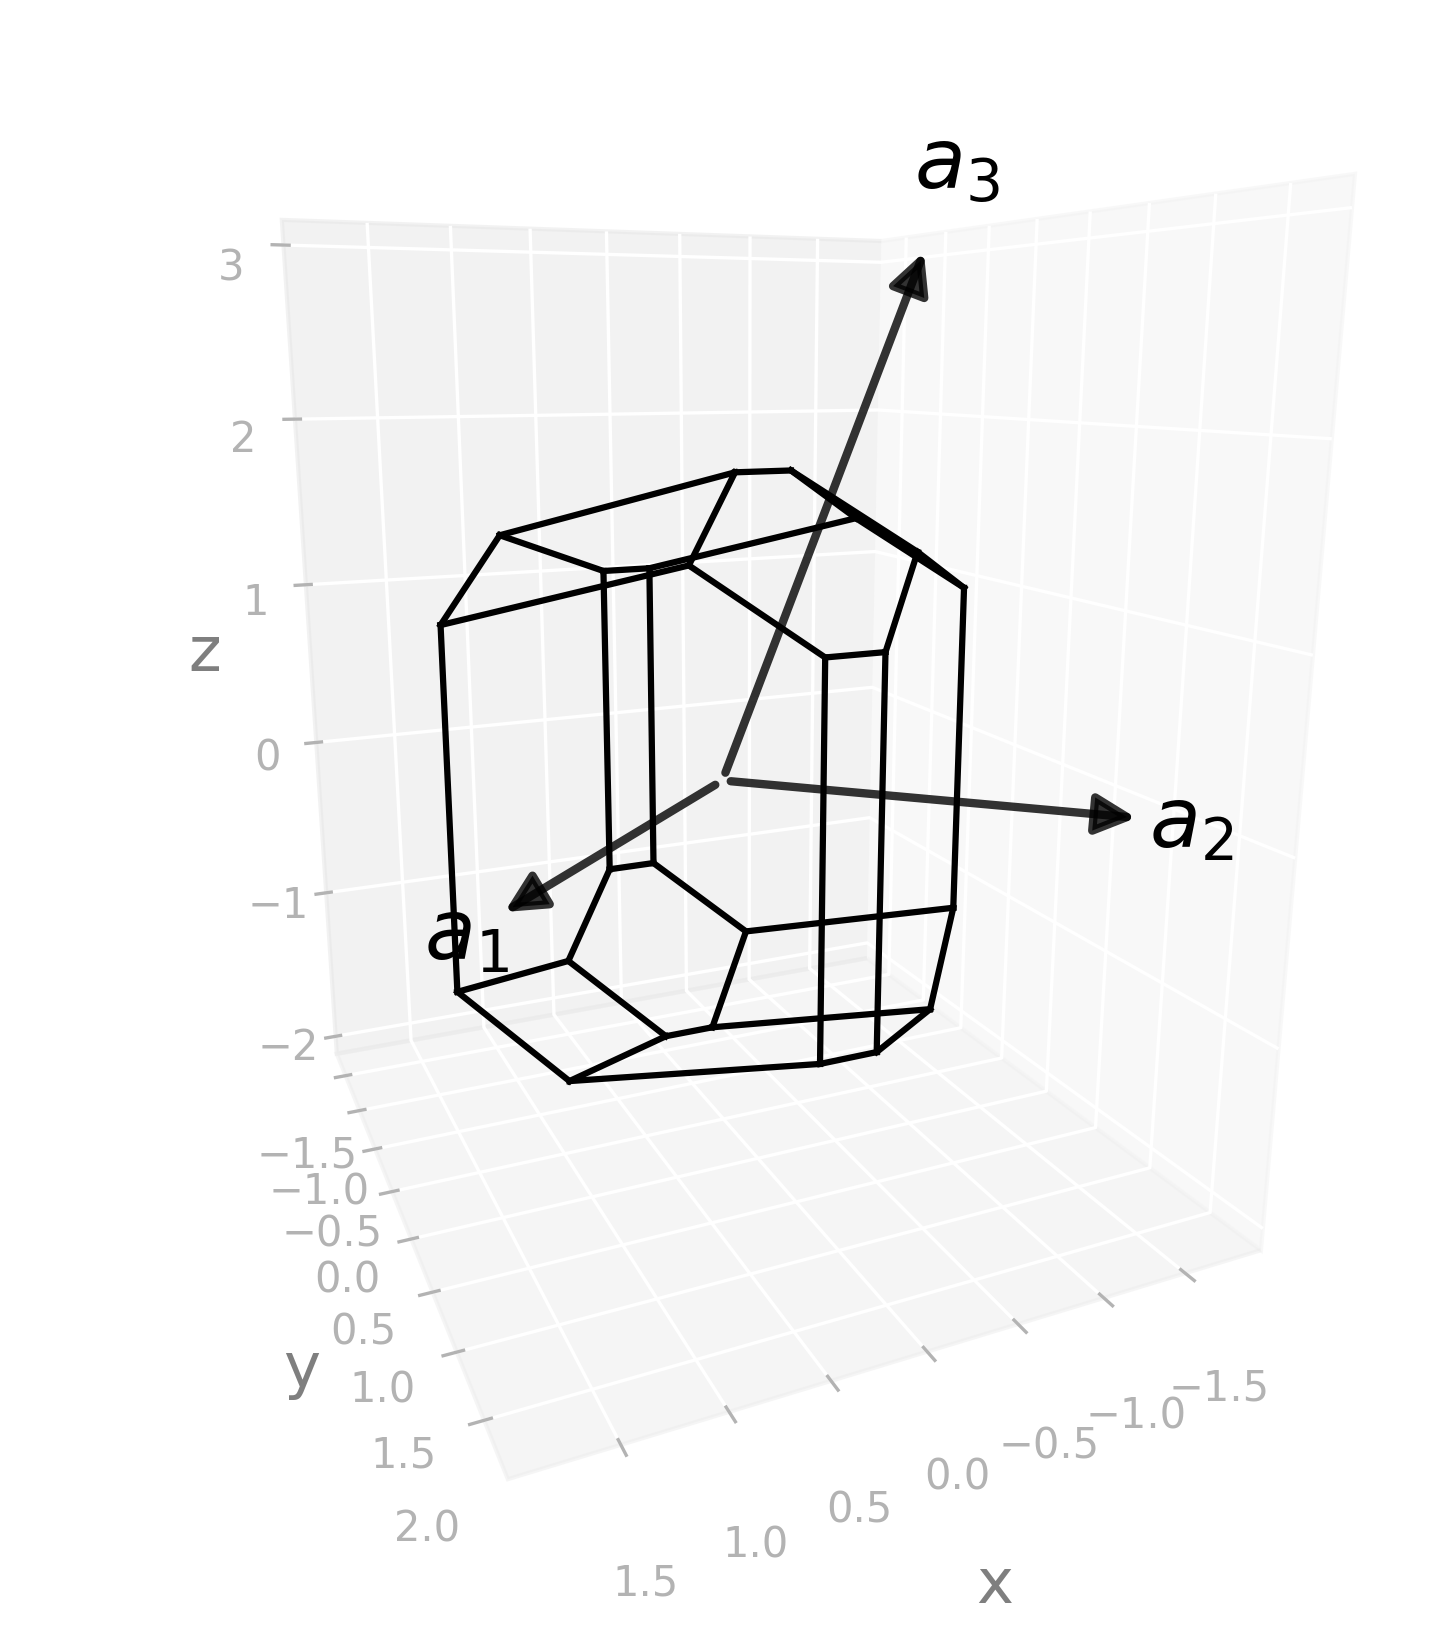

The Python source for this figure:
import radtools as rad

l = rad.lattice_example(f"MCLC5")
l.plot("wigner-seitz")
# Save an image:
l.savefig(
    "mclc5_wigner-seitz.png",
    elev=13,
    azim=66,
    dpi=300,
   bbox_inches="tight",
)
# Interactive plot:
l.show(elev=13, azim=66)
